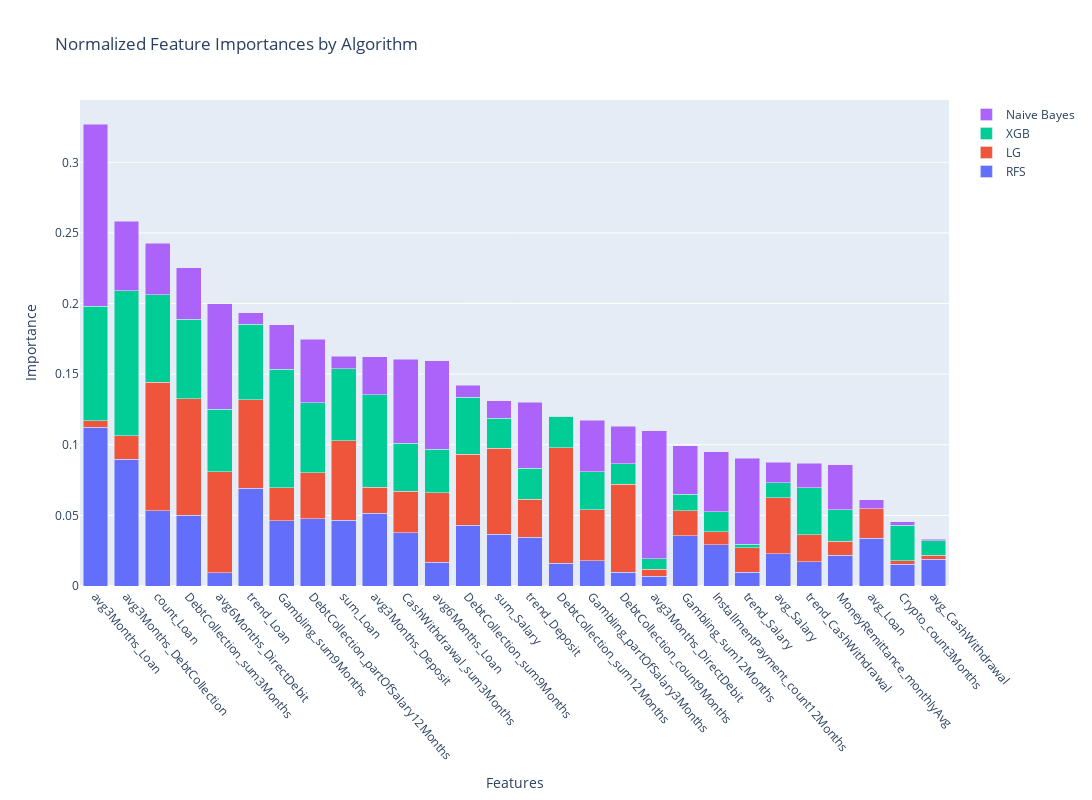

Notebook source saved alongside this figure:
### Code cell
features_list2 = ['Ever90','avg3Months_Loan', 'avg3Months_DebtCollection', 'avg6Months_Loan', 'DebtCollection_sum3Months', 'count_Loan', 'trend_Loan', 'DebtCollection_partOfSalary12Months', 'avg3Months_Deposit', 'sum_Loan', 'sum_Salary', 'DebtCollection_sum12Months','avg_Salary', 'avg_CashWithdrawal', 'avg3Months_DirectDebit','avg_Loan',
'InstallmentPayment_count12Months','DebtCollection_count9Months','trend_Salary', 'trend_CashWithdrawal','avg6Months_DirectDebit', 'DebtCollection_sum9Months', 'Gambling_sum12Months', 'Gambling_sum9Months', 'Crypto_count3Months', 'trend_Deposit', 'CashWithdrawal_sum3Months', 'Gambling_partOfSalary3Months','MoneyRemittance_monthlyAvg']


forforsta = base[features_list2]

preprocessor = DataPreprocessor(forforsta)

(Xtrain, Ytrain), (Xtest, Ytest), train_upsampled,  = preprocessor.get_split_data_with_upsample_and_scaling(0.7,upsample= False)


models = ['naive_bayes', 'xgboost', 'random_forest', 'logistic_regression']


optimizer = ModelOptimizer(models, Xtrain, Ytrain, n_trials=iterations, early_stopping_rounds=10)
best_params, best_models = optimizer.run_models()
print("Best parameters:", best_params)

evaluator = ModelEvaluator(Xtrain, Ytrain, Xtest, Ytest, best_models)
evaluator.evaluate_models()
evaluator.plot_roc_curves()


feature_importance = FeatureImportance(train_upsampled, best_models, forforsta, run_correlation_cluster=True)
feature_importance.calculate_importances()
feature_importance.calculate_cumulative_importance()
features_to_keep, features_to_discard = feature_importance.find_highly_correlated_features()

print("Features to keep:", features_to_keep)
print("Features to discard:", features_to_discard)

sorted_features, non_zero_features = feature_importance.plot_importances()

# Filter away highly correlated features and take away the absolute worst
filtered_list = [item for item in sorted_features if item not in features_to_discard]
SelectionOne = filtered_list[:40]

print("Non-zero features:", non_zero_features)

### Figure 1 — Plotly figure (JSON) as saved in the notebook; plotly's stock layout.template omitted (floating-point values rounded to 4 significant figures)
{"data": [{"name": "RFS", "type": "bar", "x": ["avg3Months_Loan", "avg3Months_DebtCollection", "count_Loan", "DebtCollection_sum3Months", "avg6Months_DirectDebit", "trend_Loan", "Gambling_sum9Months", "DebtCollection_partOfSalary12Months", "sum_Loan", "avg3Months_Deposit", "CashWithdrawal_sum3Months", "avg6Months_Loan", "DebtCollection_sum9Months", "sum_Salary", "trend_Deposit", "DebtCollection_sum12Months", "Gambling_partOfSalary3Months", "DebtCollection_count9Months", "avg3Months_DirectDebit", "Gambling_sum12Months", "InstallmentPayment_count12Months", "trend_Salary", "avg_Salary", "trend_CashWithdrawal", "MoneyRemittance_monthlyAvg", "avg_Loan", "Crypto_count3Months", "avg_CashWithdrawal"], "y": [0.1123, 0.08987, 0.05332, 0.04997, 0.00938, 0.06915, 0.04635, 0.04752, 0.04663, 0.05143, 0.03776, 0.01683, 0.04297, 0.0366, 0.03447, 0.0162, 0.01782, 0.009791, 0.006824, 0.0356, 0.02908, 0.009882, 0.02297, 0.01728, 0.02184, 0.03371, 0.01549, 0.01898]}, {"name": "LG", "type": "bar", "x": ["avg3Months_Loan", "avg3Months_DebtCollection", "count_Loan", "DebtCollection_sum3Months", "avg6Months_DirectDebit", "trend_Loan", "Gambling_sum9Months", "DebtCollection_partOfSalary12Months", "sum_Loan", "avg3Months_Deposit", "CashWithdrawal_sum3Months", "avg6Months_Loan", "DebtCollection_sum9Months", "sum_Salary", "trend_Deposit", "DebtCollection_sum12Months", "Gambling_partOfSalary3Months", "DebtCollection_count9Months", "avg3Months_DirectDebit", "Gambling_sum12Months", "InstallmentPayment_count12Months", "trend_Salary", "avg_Salary", "trend_CashWithdrawal", "MoneyRemittance_monthlyAvg", "avg_Loan", "Crypto_count3Months", "avg_CashWithdrawal"], "y": [0.004603, 0.01647, 0.09096, 0.08268, 0.07153, 0.06281, 0.02315, 0.03255, 0.0561, 0.01858, 0.02936, 0.04922, 0.05033, 0.0609, 0.0271, 0.08174, 0.03627, 0.06217, 0.004901, 0.01751, 0.009256, 0.01723, 0.03938, 0.01909, 0.0099, 0.02082, 0.002473, 0.002907]}, {"name": "XGB", "type": "bar", "x": ["avg3Months_Loan", "avg3Months_DebtCollection", "count_Loan", "DebtCollection_sum3Months", "avg6Months_DirectDebit", "trend_Loan", "Gambling_sum9Months", "DebtCollection_partOfSalary12Months", "sum_Loan", "avg3Months_Deposit", "CashWithdrawal_sum3Months", "avg6Months_Loan", "DebtCollection_sum9Months", "sum_Salary", "trend_Deposit", "DebtCollection_sum12Months", "Gambling_partOfSalary3Months", "DebtCollection_count9Months", "avg3Months_DirectDebit", "Gambling_sum12Months", "InstallmentPayment_count12Months", "trend_Salary", "avg_Salary", "trend_CashWithdrawal", "MoneyRemittance_monthlyAvg", "avg_Loan", "Crypto_count3Months", "avg_CashWithdrawal"], "y": [0.08109, 0.1027, 0.06202, 0.05632, 0.04435, 0.0535, 0.08414, 0.04981, 0.05127, 0.06557, 0.03382, 0.03093, 0.04045, 0.02129, 0.02189, 0.0221, 0.02696, 0.01447, 0.007592, 0.01182, 0.01415, 0.002352, 0.01073, 0.0333, 0.02232, 0, 0.02511, 0.01002]}, {"name": "Naive Bayes", "type": "bar", "x": ["avg3Months_Loan", "avg3Months_DebtCollection", "count_Loan", "DebtCollection_sum3Months", "avg6Months_DirectDebit", "trend_Loan", "Gambling_sum9Months", "DebtCollection_partOfSalary12Months", "sum_Loan", "avg3Months_Deposit", "CashWithdrawal_sum3Months", "avg6Months_Loan", "DebtCollection_sum9Months", "sum_Salary", "trend_Deposit", "DebtCollection_sum12Months", "Gambling_partOfSalary3Months", "DebtCollection_count9Months", "avg3Months_DirectDebit", "Gambling_sum12Months", "InstallmentPayment_count12Months", "trend_Salary", "avg_Salary", "trend_CashWithdrawal", "MoneyRemittance_monthlyAvg", "avg_Loan", "Crypto_count3Months", "avg_CashWithdrawal"], "y": [0.1289, 0.04935, 0.03622, 0.03649, 0.07474, 0.007921, 0.03138, 0.04491, 0.008678, 0.02672, 0.05975, 0.06249, 0.008568, 0.01228, 0.04657, 0.0003066, 0.03636, 0.02665, 0.0905, 0.03428, 0.04273, 0.06094, 0.01438, 0.01721, 0.03174, 0.006461, 0.002262, 0.001188]}], "layout": {"barmode": "stack", "height": 800, "title": {"text": "Normalized Feature Importances by Algorithm"}, "width": 2800, "xaxis": {"categoryorder": "total descending", "tickangle": 50, "title": {"text": "Features"}}, "yaxis": {"title": {"text": "Importance"}}}}
